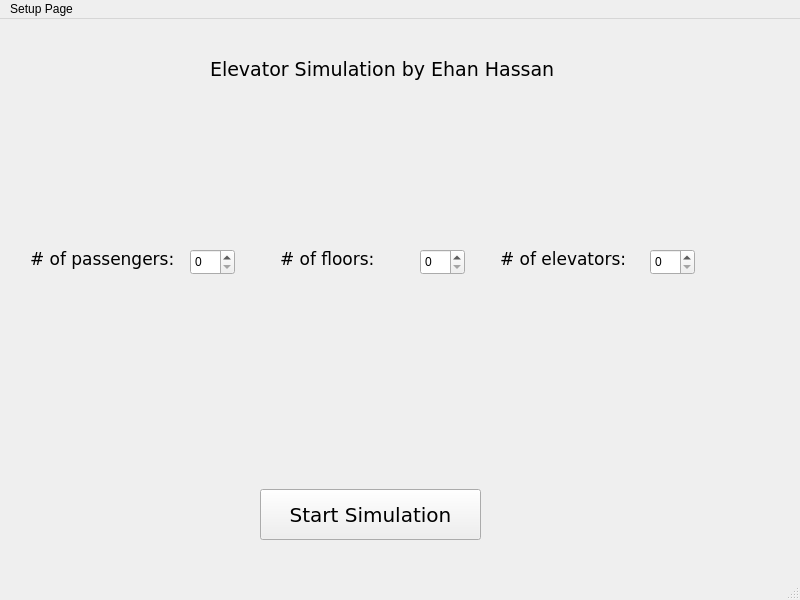
<?xml version="1.0" encoding="UTF-8"?>
<ui version="4.0">
 <class>MainWindow</class>
 <widget class="QMainWindow" name="MainWindow">
  <property name="geometry">
   <rect>
    <x>0</x>
    <y>0</y>
    <width>800</width>
    <height>600</height>
   </rect>
  </property>
  <property name="windowTitle">
   <string>MainWindow</string>
  </property>
  <widget class="QWidget" name="centralwidget">
   <widget class="QLabel" name="label">
    <property name="geometry">
     <rect>
      <x>210</x>
      <y>10</y>
      <width>361</width>
      <height>81</height>
     </rect>
    </property>
    <property name="font">
     <font>
      <family>DejaVu Sans</family>
      <pointsize>14</pointsize>
     </font>
    </property>
    <property name="text">
     <string>Elevator Simulation by Ehan Hassan </string>
    </property>
   </widget>
   <widget class="QPushButton" name="pushButton">
    <property name="geometry">
     <rect>
      <x>260</x>
      <y>470</y>
      <width>221</width>
      <height>51</height>
     </rect>
    </property>
    <property name="font">
     <font>
      <family>DejaVu Sans</family>
      <pointsize>15</pointsize>
     </font>
    </property>
    <property name="text">
     <string>Start Simulation</string>
    </property>
   </widget>
   <widget class="QSpinBox" name="spinBoxPassengers">
    <property name="geometry">
     <rect>
      <x>190</x>
      <y>230</y>
      <width>45</width>
      <height>26</height>
     </rect>
    </property>
   </widget>
   <widget class="QLabel" name="label_2">
    <property name="geometry">
     <rect>
      <x>30</x>
      <y>210</y>
      <width>151</width>
      <height>61</height>
     </rect>
    </property>
    <property name="font">
     <font>
      <family>DejaVu Sans</family>
      <pointsize>13</pointsize>
     </font>
    </property>
    <property name="text">
     <string># of passengers:</string>
    </property>
   </widget>
   <widget class="QSpinBox" name="spinBoxFloors">
    <property name="geometry">
     <rect>
      <x>420</x>
      <y>230</y>
      <width>45</width>
      <height>26</height>
     </rect>
    </property>
   </widget>
   <widget class="QLabel" name="label_3">
    <property name="geometry">
     <rect>
      <x>280</x>
      <y>210</y>
      <width>151</width>
      <height>61</height>
     </rect>
    </property>
    <property name="font">
     <font>
      <family>DejaVu Sans</family>
      <pointsize>13</pointsize>
     </font>
    </property>
    <property name="text">
     <string># of floors:</string>
    </property>
   </widget>
   <widget class="QLabel" name="label_4">
    <property name="geometry">
     <rect>
      <x>500</x>
      <y>210</y>
      <width>151</width>
      <height>61</height>
     </rect>
    </property>
    <property name="font">
     <font>
      <family>DejaVu Sans</family>
      <pointsize>13</pointsize>
     </font>
    </property>
    <property name="text">
     <string># of elevators:</string>
    </property>
   </widget>
   <widget class="QSpinBox" name="spinBoxElevators">
    <property name="geometry">
     <rect>
      <x>650</x>
      <y>230</y>
      <width>45</width>
      <height>26</height>
     </rect>
    </property>
   </widget>
  </widget>
  <widget class="QMenuBar" name="menubar">
   <property name="geometry">
    <rect>
     <x>0</x>
     <y>0</y>
     <width>800</width>
     <height>22</height>
    </rect>
   </property>
   <widget class="QMenu" name="menuSetup">
    <property name="title">
     <string>Setup Page</string>
    </property>
   </widget>
   <addaction name="menuSetup"/>
  </widget>
  <widget class="QStatusBar" name="statusbar"/>
 </widget>
 <resources/>
 <connections/>
</ui>
